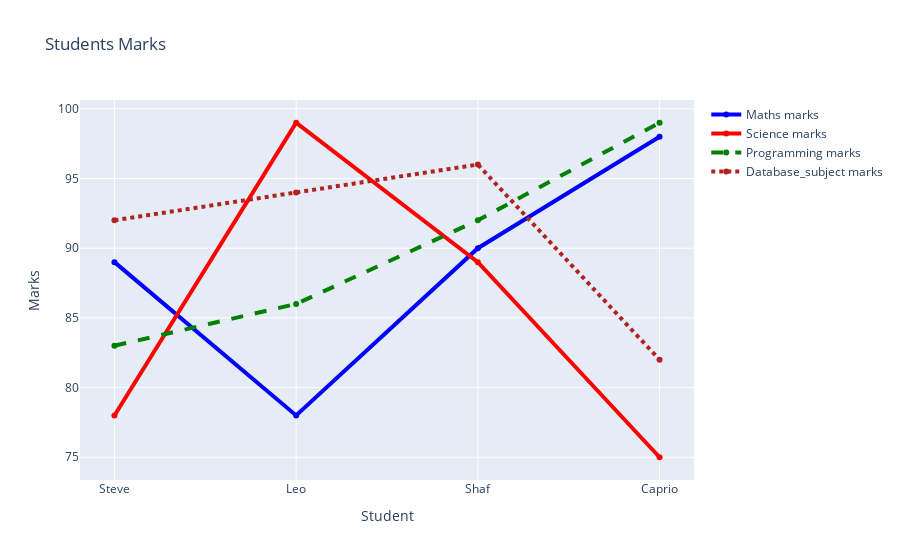

Notebook cell for this chart:
### Code cell
fig = go.Figure()

fig.add_trace(go.Scatter(x=stud, y=maths, name="Maths marks", line = dict(color="blue", width=4)))
fig.add_trace(go.Scatter(x=stud, y=science, name="Science marks", line = dict(color="red", width=4)))
fig.add_trace(go.Scatter(x=stud, y=programming, name="Programming marks", line = dict(color="green", width=4, dash='dash')))
fig.add_trace(go.Scatter(x=stud, y=database_subject, name="Database_subject marks", line = dict(color="firebrick", width=4, dash='dot')))
fig.update_layout(title="Students Marks", xaxis_title="Student", yaxis_title="Marks")
fig.show()

### Figure 1 — Plotly figure (JSON) as saved in the notebook; plotly's stock layout.template omitted (floating-point values rounded to 4 significant figures)
{"data": [{"line": {"color": "blue", "width": 4}, "name": "Maths marks", "type": "scatter", "x": ["Steve", "Leo", "Shaf", "Caprio"], "y": [89, 78, 90, 98]}, {"line": {"color": "red", "width": 4}, "name": "Science marks", "type": "scatter", "x": ["Steve", "Leo", "Shaf", "Caprio"], "y": [78, 99, 89, 75]}, {"line": {"color": "green", "dash": "dash", "width": 4}, "name": "Programming marks", "type": "scatter", "x": ["Steve", "Leo", "Shaf", "Caprio"], "y": [83, 86, 92, 99]}, {"line": {"color": "firebrick", "dash": "dot", "width": 4}, "name": "Database_subject marks", "type": "scatter", "x": ["Steve", "Leo", "Shaf", "Caprio"], "y": [92, 94, 96, 82]}], "layout": {"title": {"text": "Students Marks"}, "xaxis": {"title": {"text": "Student"}}, "yaxis": {"title": {"text": "Marks"}}}}
